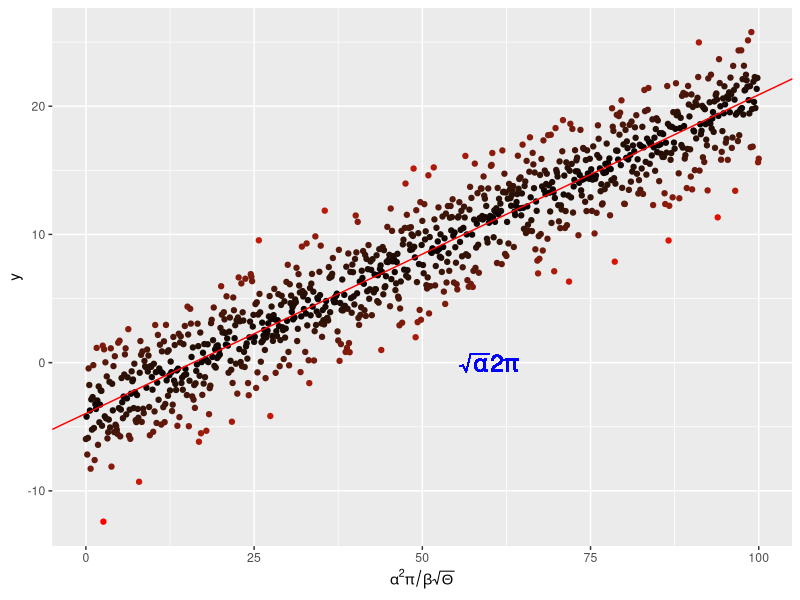

R code for this plot:
#mathematical annotation of an axis as well as within the plot area
library(ggplot2)
x <- seq(0, 100, by = 0.1)
y <- -4. + 0.25 * x +
  rnorm(length(x), mean = 0., sd = 2.5)

# and put them in a dataframe
my_data <- data.frame(x = x, y = y)

# perform a linear regression
my_lm <- summary(lm(y ~ x, data = my_data))

# plot the data
p <-  ggplot(my_data, aes(x = x, y = y,
                          colour = abs(my_lm$residual))
             ) +
  geom_point() +
  scale_colour_gradient(low = "black", high = "red") +
  theme(legend.position = "none") +
  scale_x_continuous(
    expression(alpha^2 * pi / beta * sqrt(Theta)))

# add the regression line
p <- p + geom_abline(
  intercept = my_lm$coefficients[1][1],
  slope = my_lm$coefficients[2][1],
  colour = "red")
# throw some math on the plot
p <- p + geom_text(aes(x = 60, y = 0,
                       label = "sqrt(alpha) * 2* pi"), 
                       parse = TRUE, size = 6, 
                       colour = "blue")

p